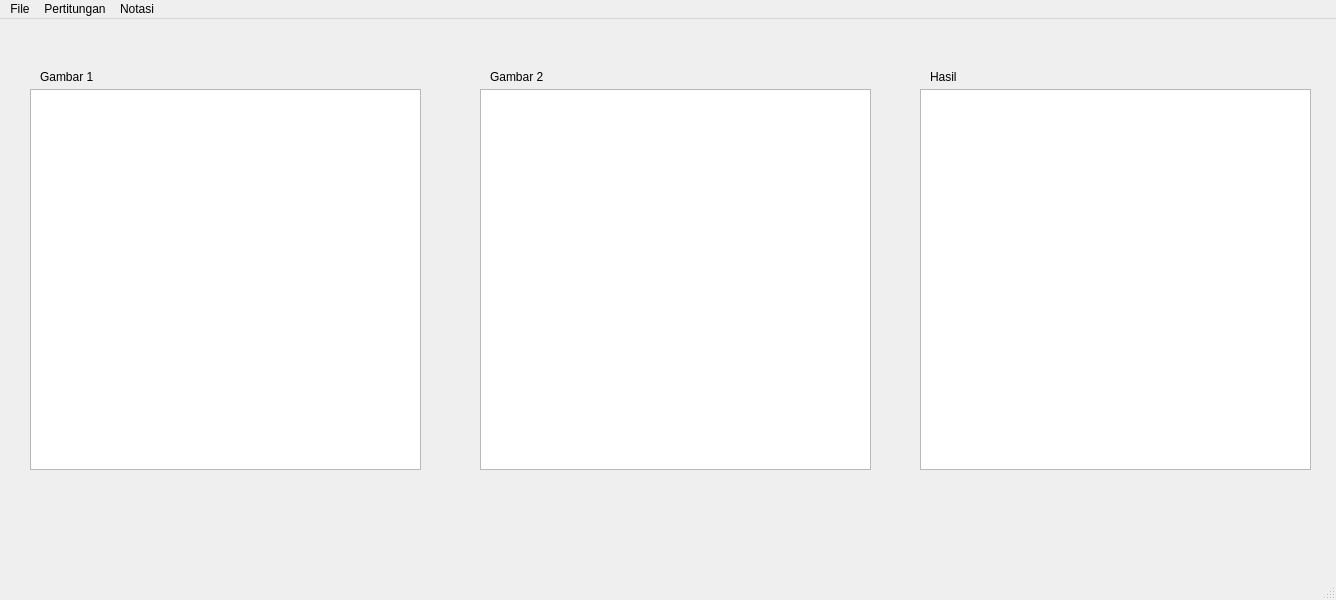
<?xml version="1.0" encoding="UTF-8"?>
<ui version="4.0">
 <class>AritmatikaOperation</class>
 <widget class="QMainWindow" name="AritmatikaOperation">
  <property name="geometry">
   <rect>
    <x>0</x>
    <y>0</y>
    <width>1336</width>
    <height>600</height>
   </rect>
  </property>
  <property name="windowTitle">
   <string>MainWindow</string>
  </property>
  <widget class="QWidget" name="centralwidget">
   <widget class="QGraphicsView" name="graphicsView">
    <property name="geometry">
     <rect>
      <x>30</x>
      <y>70</y>
      <width>391</width>
      <height>381</height>
     </rect>
    </property>
   </widget>
   <widget class="QGraphicsView" name="graphicsView_2">
    <property name="geometry">
     <rect>
      <x>480</x>
      <y>70</y>
      <width>391</width>
      <height>381</height>
     </rect>
    </property>
   </widget>
   <widget class="QGraphicsView" name="graphicsView_3">
    <property name="geometry">
     <rect>
      <x>920</x>
      <y>70</y>
      <width>391</width>
      <height>381</height>
     </rect>
    </property>
   </widget>
   <widget class="QLabel" name="label">
    <property name="geometry">
     <rect>
      <x>40</x>
      <y>50</y>
      <width>81</width>
      <height>16</height>
     </rect>
    </property>
    <property name="text">
     <string>Gambar 1</string>
    </property>
   </widget>
   <widget class="QLabel" name="label_2">
    <property name="geometry">
     <rect>
      <x>490</x>
      <y>50</y>
      <width>81</width>
      <height>16</height>
     </rect>
    </property>
    <property name="text">
     <string>Gambar 2</string>
    </property>
   </widget>
   <widget class="QLabel" name="label_3">
    <property name="geometry">
     <rect>
      <x>930</x>
      <y>50</y>
      <width>81</width>
      <height>16</height>
     </rect>
    </property>
    <property name="text">
     <string>Hasil</string>
    </property>
   </widget>
  </widget>
  <widget class="QMenuBar" name="menubar">
   <property name="geometry">
    <rect>
     <x>0</x>
     <y>0</y>
     <width>1336</width>
     <height>25</height>
    </rect>
   </property>
   <widget class="QMenu" name="menuFile">
    <property name="title">
     <string>File</string>
    </property>
    <addaction name="actionGambar_1"/>
    <addaction name="actionGambar_2"/>
    <addaction name="actionSimpan"/>
   </widget>
   <widget class="QMenu" name="menuPertitungan">
    <property name="title">
     <string>Pertitungan</string>
    </property>
    <addaction name="actionPenjumlahan"/>
    <addaction name="actionPengurangan"/>
    <addaction name="actionPembagian"/>
    <addaction name="actionPerkalian"/>
   </widget>
   <widget class="QMenu" name="menuNotasi">
    <property name="title">
     <string>Notasi</string>
    </property>
    <addaction name="actionOR"/>
    <addaction name="actionAND"/>
    <addaction name="actionNOT"/>
    <addaction name="actionXOR"/>
   </widget>
   <addaction name="menuFile"/>
   <addaction name="menuPertitungan"/>
   <addaction name="menuNotasi"/>
  </widget>
  <widget class="QStatusBar" name="statusbar"/>
  <action name="actionGambar_1">
   <property name="text">
    <string>Gambar 1</string>
   </property>
  </action>
  <action name="actionGambar_2">
   <property name="text">
    <string>Gambar 2</string>
   </property>
  </action>
  <action name="actionSimpan">
   <property name="text">
    <string>Simpan</string>
   </property>
  </action>
  <action name="actionPenjumlahan">
   <property name="text">
    <string>Penjumlahan</string>
   </property>
  </action>
  <action name="actionPengurangan">
   <property name="text">
    <string>Pengurangan</string>
   </property>
  </action>
  <action name="actionPembagian">
   <property name="text">
    <string>Pembagian</string>
   </property>
  </action>
  <action name="actionPerkalian">
   <property name="text">
    <string>Perkalian</string>
   </property>
  </action>
  <action name="actionOR">
   <property name="text">
    <string>OR</string>
   </property>
  </action>
  <action name="actionAND">
   <property name="text">
    <string>AND</string>
   </property>
  </action>
  <action name="actionNOT">
   <property name="text">
    <string>NOT</string>
   </property>
  </action>
  <action name="actionXOR">
   <property name="text">
    <string>XOR</string>
   </property>
  </action>
 </widget>
 <resources/>
 <connections/>
</ui>
